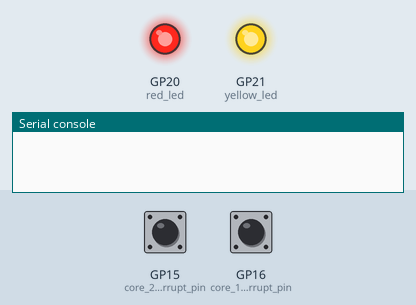
This program was run on a simulated Raspberry Pi Pico running MicroPython. On the bench: output pins drawn as LEDs (lit = HIGH), the last lines printed to the serial console. Inputs (shaded band) come from the test bench; at power-on: GP15 (core_2_interrupt_pin) LOW, GP16 (core_1_interrupt_pin) LOW. Threads take turns every 2 ms.

Above: at 1.2 s.
1.3 s: GP15 (core_2_interrupt_pin) pulled HIGH for 0.15 s
At 2.3 s:
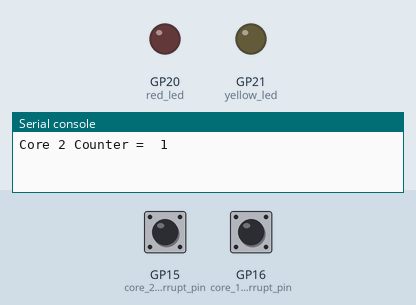
Timing chart, 0 to 10.4 s (numbered marks = the images above; inputs shaded):
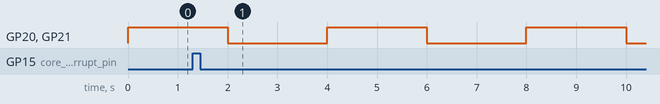

The program:

multi_thread_with_interrupts.py
```python
# Multicore support with interrupts on both cores
# MicroPython v1.15 on 2021-04-18; Raspberry Pi Pico with RP2040

# import the required libraries
from machine import Pin
import _thread
import utime

# global variables , increments with each interrupt
counter_1 = 0
counter_2 = 0

# declare pins for leds
red_led = Pin(20, mode = Pin.OUT, value = 0)
yellow_led = Pin(21, mode = Pin.OUT, value = 0)

# declare pins for monitoring interrupts using push buttons
core_1_interrupt_pin = Pin(16,Pin.IN,Pin.PULL_DOWN)
core_2_interrupt_pin = Pin(15,Pin.IN,Pin.PULL_DOWN)

# Interrupt service routine for core 1 (main core)
def core_1_counter(pin):
    global counter_1
    counter_1 += 1
    print("Core 1 Counter = ",counter_1)
    utime.sleep(0.1)

# attach interrupt to gpio 16 on core 1
core_1_interrupt_pin.irq(trigger = Pin.IRQ_RISING,
                         handler = core_1_counter)

# define function to handle the first core (Core 1) / main core
def first_core_function():
    yellow_led.toggle()
    utime.sleep(2)
    yellow_led.toggle()
    utime.sleep(2)


# define function to handle the second core (Core 2)
def second_core_function():

    # Interrupt service routine for core 2
    def core_2_counter(pin):
        global counter_2
        counter_2 += 1
        print("Core 2 Counter = ",counter_2)
        utime.sleep(0.1)
    # attach interrupt to gpio 15 on core 2
    core_2_interrupt_pin.irq(trigger = Pin.IRQ_RISING,
                             handler = core_2_counter)

    while True:
        red_led.toggle()
        utime.sleep(2)
        red_led.toggle()
        utime.sleep(2)


# start new thread (on core 2)
_thread.start_new_thread(second_core_function, ())


# main loop on core 1
while True:
    # execute the first core function
    first_core_function()


      
```

Measured:
- by itself, GP20 (red_led), GP21 (yellow_led): alternates HIGH for 2.0 s and LOW for 2.0 s
